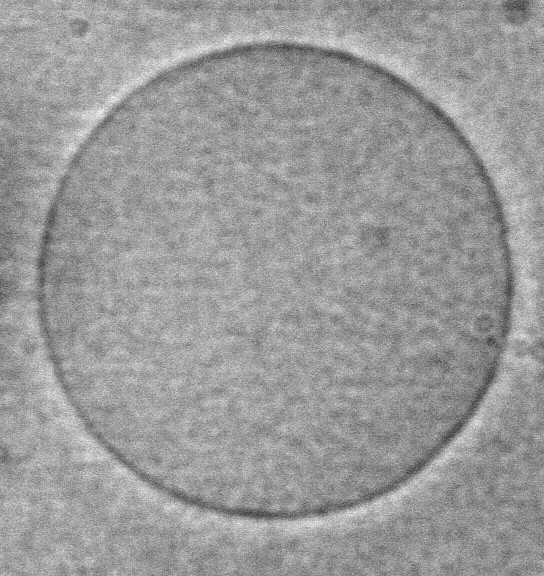
#> input picture Tarea_05/ves_full.jpg, 544 x 576 px
$ jupyter execute Taller_5_vesicula.ipynb   (shell and % lines are left out)
#> lines starting #> are read from the running program, lines starting #| are printed output that depends on the picture
[cell 1]
%pylab inline
import scipy
from scipy import misc
from scipy import ndimage
from skimage import feature
from skimage.draw import circle_perimeter


from skimage.transform import (hough_circle,hough_circle_peaks)

[cell 2]
ves = ndimage.imread('./ves_full.jpg', mode = 'F')
#> ves: shape (576, 544) float32; min 41, max 255, mean 154.2
plt.imshow(ves, cmap = cm.gray)
plt.show()

[cell 3]
ves2 = ndimage.gaussian_filter(ves,2)
edges = feature.canny(ves2, sigma = 13)
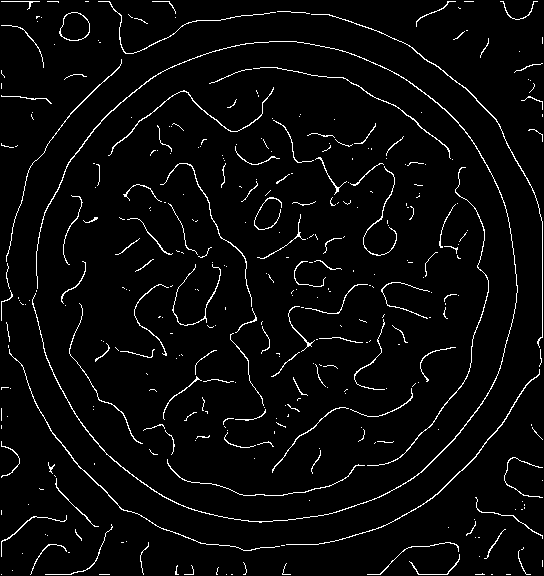
#> edges: shape (576, 544) bool; 3.7% white in thin lines or dots
plt.imshow(edges, cmap = cm.gray)
plt.show()
ves2.dtype

[cell 4]
radius = np.arange(150,400,1)
res = hough_circle(edges,radius)
acum,cx,cy,radii = hough_circle_peaks(res,radius,total_num_peaks=1)
#> acum = [0.351]; cx = [278]; cy = [280]; radii = [238]

[cell 5]
im = np.zeros((shape(ves)[0], shape(ves)[1]))
vx,vy = circle_perimeter(cx[0],cy[0],radii[0])
#> vx = 1352 values, max 516 at index 0, min 40 at index 1, mean 278; vy = 1352 values, max 518 at index 4, min 42 at index 6, mean 280
im[vx,vy] =100
plt.imshow(ves, cmap = cm.gray)
plt.scatter(vx,vy,color = "r", s = 0.5)
plt.scatter(cx[0],cy[0],color = "r", s = 2)
plt.axis('off')
plt.savefig("results.jpg")
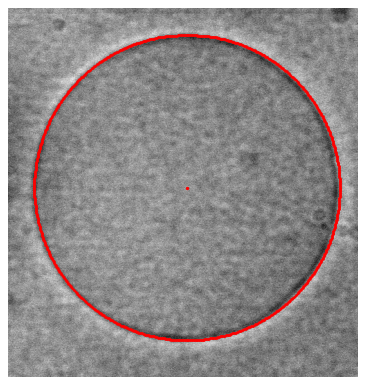
#> figure drawn by matplotlib, 1 panel
plt.show()
